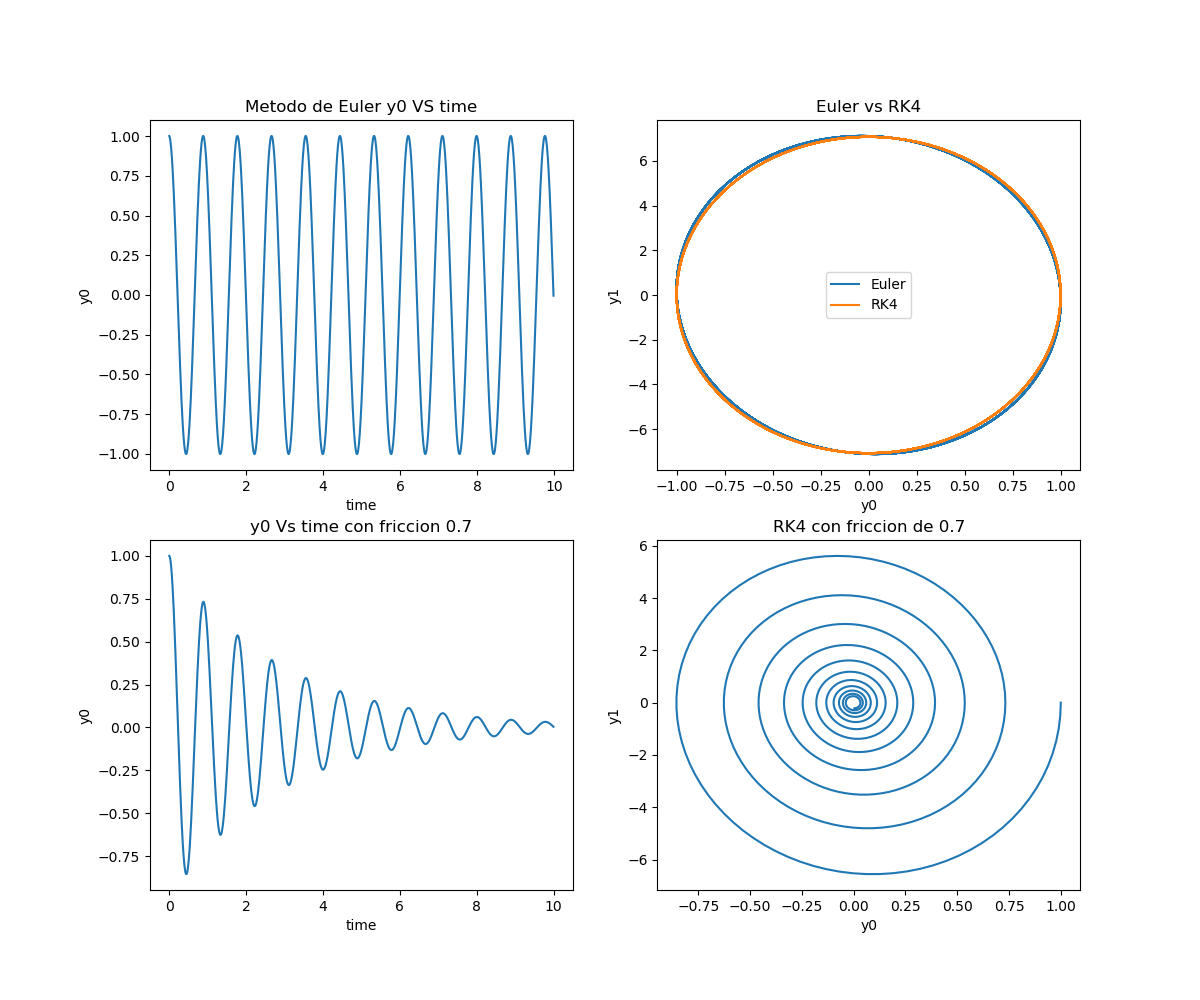

The script that saved this image:
#!/usr/bin/env python
# coding: utf-8

# In[49]:


import matplotlib.pyplot as plt
import numpy as np


# In[50]:


euler = np.loadtxt('euler.dat')
rk4 = np.loadtxt('rk4.dat')
rk4f = np.loadtxt('rk4f.dat')


# In[51]:
# Datos de RK4 y Euler sin friccion
teuler = euler[:,0]
y0euler = euler[:,1]
y1euler = euler[:,2]

trk4 = rk4[:,0]
y0rk4 = rk4[:,1]
y1rk4 = rk4[:,2]

#Datos de Euler y RK4 con friccion
trk4f = rk4f[:,0]
y0rk4f = rk4f[:,1]
y1rk4f = rk4f[:,2]

# In[52]:

plt.figure(figsize=(12,10))

plt.subplot(2,2,1)
plt.plot(teuler,y0euler)
plt.title('Metodo de Euler y0 VS time')
plt.xlabel('time')
plt.ylabel('y0')
		  
plt.subplot(2,2,2)
plt.plot(y0euler,y1euler,label = 'Euler')
plt.plot(y0rk4,y1rk4,label = 'RK4')
plt.title('Euler vs RK4')
plt.xlabel('y0')
plt.ylabel('y1')
plt.legend()
		  
plt.subplot(2,2,4)
plt.plot(y0rk4f,y1rk4f)
plt.title('RK4 con friccion de 0.7')
plt.xlabel('y0')
plt.ylabel('y1')

plt.subplot(2,2,3)
plt.plot(trk4f,y0rk4f)
plt.title('y0 Vs time con friccion 0.7')
plt.xlabel('time')
plt.ylabel('y0')

plt.savefig('ejercicio14-2.png')






# In[ ]:




